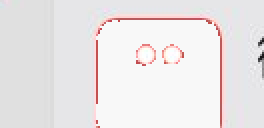
#> input picture ui-auto-click/scripts/_trash/nav-debug/cand_gzh.png, 132 x 64 px, given in place of clipboard-2026-10-28T12-25-30-514Z-1a33eea1.jpg, which was not available (shown 2 times larger)
$ python _gen3.py
#> lines starting #> are read from the running program, lines starting #| are printed output that depends on the picture; after the words box and inside, x2 and y2 are one past the last pixel; in counts of white or black regions, pixels touching at a corner belong together
#!/usr/bin/env python3
# -*- coding: utf-8 -*-
from pathlib import Path
import numpy as np
import cv2
from PIL import Image

BASE = Path(r"C:/Users/Administrator/.workbuddy/clipboard-images")
GZH = BASE / "clipboard-2026-10-28T12-25-30-514Z-1a33eea1.jpg"
PER = BASE / "clipboard-2026-10-28T12-25-30-515Z-51ebf955.jpg"
FAV = BASE / "clipboard-2026-10-28T12-25-30-515Z-2696ec17.png"
OUT = Path(r"C:/Users/Administrator/.workbuddy/skills/ui-auto-click/out/nav-debug")
OUT.mkdir(parents=True, exist_ok=True)


def broad_mask(a):
    r, g, b = a[:, :, 0].astype(int), a[:, :, 1].astype(int), a[:, :, 2].astype(int)
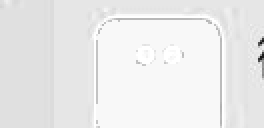
#> r: shape (64, 132) int64 (shown 2 times larger); min 23, max 255, mean 235.1
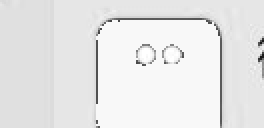
#> g: shape (64, 132) int64 (shown 2 times larger); min 23, max 255, mean 231.4
    stroke = (r > 180) & (r - g > 50) & (r - b > 50)
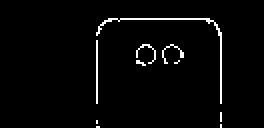
#> stroke: shape (64, 132) bool (shown 2 times larger); 2.5% white in thin lines or dots, all inside (x1, y1, x2, y2) = (48, 9, 111, 64)
    a[stroke] = (248, 248, 248)
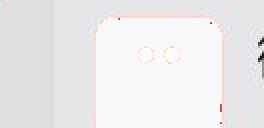
#> a: shape (64, 132, 3) (shown 2 times larger); mean of channels 0, 1, 2 236.2, 234.9, 235.7; drawn as R, G, B
    return a


def comps(mask, min_area=30):
    num, lab = cv2.connectedComponents((mask.astype(np.uint8)) * 255, connectivity=8)
    out = []
    for i in range(1, num):
        ys, xs = np.where(lab == i)
        if len(ys) < min_area:
            continue
        out.append((int(xs.min()), int(ys.min()), int(xs.max()), int(ys.max()), int(len(ys))))
    return out


def save(a, rect, name):
    x1, y1, x2, y2 = rect
#> (the run stopped early here; a loop or call above may not have finished)
